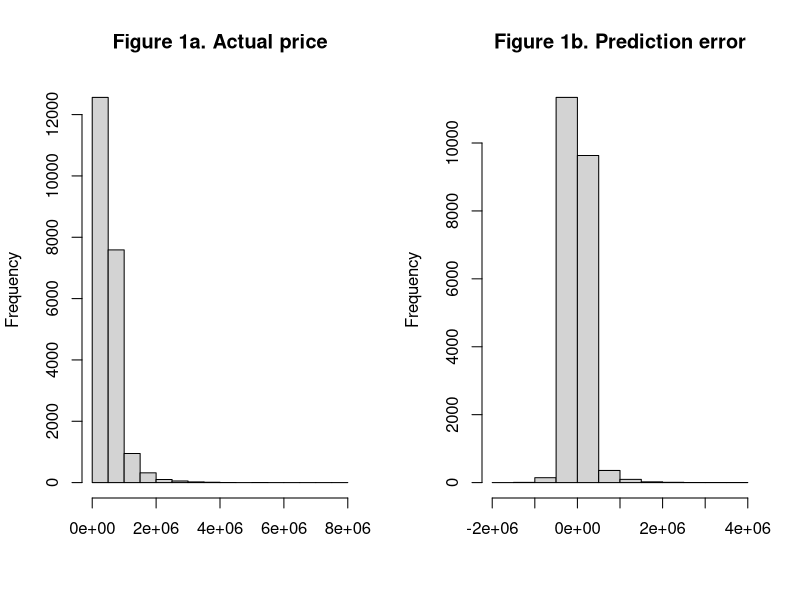
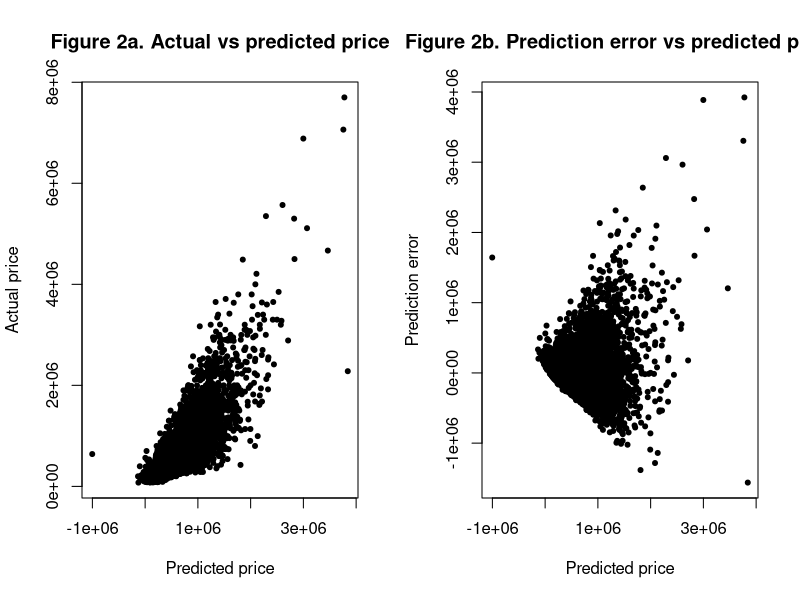

Source code (R) for these figures, in order:
## House sales in King County ##

# Setting work directory (customize) #
setwd("/Users/miguel/Dropbox (Personal)/DATA-2017-2/[DATA-03] Linear Regression")

# Reading data #
king <- read.csv("king.csv")
str(king)
head(king)
summary(king)

# Formula #
fm <- price ~ bedrooms + bathrooms + sqft_living + sqft_lot + floors +
  waterfront + condition + sqft_above + yr_built + yr_renovated + lat + long

# Linear regression #
mod <- lm(formula=fm, data=king)
summary(mod)
names(mod)
pred_price <- predict(mod, newdata=king)

# Residual analysis #
pred_error <- king$price - pred_price
sd(pred_error)
sd(king$price)
sd(pred_error)/sd(king$price)

# Prediction error in dollar terms #
mean(abs(pred_error) > 200000)
mean(abs(pred_error) > 150000)

# Histograms #
par(mfrow=c(1,2))
hist(king$price, main="Figure 1a. Actual price", xlab="")
hist(pred_error, main="Figure 1b. Prediction error", xlab="")

# Scatterplots #
par(mfrow=c(1,2))
plot(king$price ~ pred_price, pch=20, main="Figure 2a. Actual vs predicted price",
 xlab="Predicted price", ylab="Actual price")
plot(pred_error ~ pred_price, pch=20, main="Figure 2b. Prediction error vs predicted price",
  xlab="Predicted price", ylab="Prediction error")
